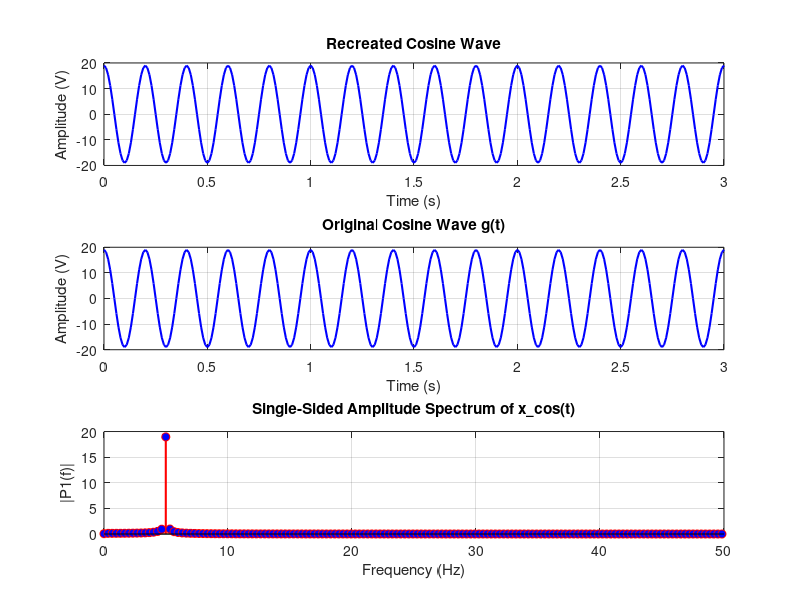

The MATLAB source for this figure:
t=0:0.01:3;
A=19;
F=5;
x_cos=A*cos(2*pi*F*t)



fft_x=fft(x_cos);
L = length(t);

P2 = abs(fft_x/L);            
P1 = P2(1:L/2+1);              
P1(2:end-1) = 2*P1(2:end-1);   

Fs = 1/(t(2)-t(1));           
f = Fs*(0:(L/2))/L;           


ifft_x = ifft(fft_x);

figure;
subplot(3, 1, 1);
plot(t, ifft_x, 'b', 'LineWidth', 1.5);
title('Recreated Cosine Wave');
xlabel('Time (s)');
ylabel('Amplitude (V)');
grid on;

subplot(3,1,2)
plot(t, x_cos, 'b', 'LineWidth', 1.5);
title('Original Cosine Wave g(t)');
xlabel('Time (s)');
ylabel('Amplitude (V)');
grid on;


subplot(3,1,3)
stem(f, P1, 'r', 'LineWidth', 1.5, 'MarkerFaceColor', 'blue');
title('Single-Sided Amplitude Spectrum of x\_cos(t)')
xlabel('Frequency (Hz)')
ylabel('|P1(f)|')
grid on;
